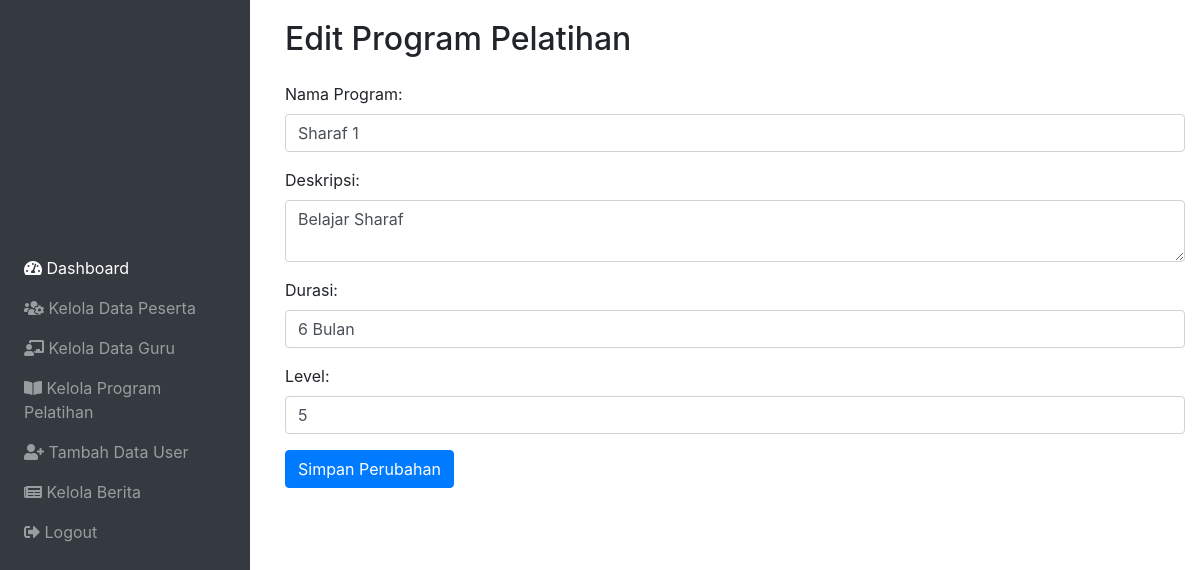
Screenshot of /menu/admin/editprogram.php?id=5 (signed in) with the database file from the repository.
### tables this page shows
CREATE TABLE `program_pelatihan` (
  `id_program` int(11) NOT NULL,
  `nama_program` varchar(100) NOT NULL,
  `deskripsi` text DEFAULT NULL,
  `durasi` varchar(50) DEFAULT NULL,
  `level` varchar(50) DEFAULT NULL
);

### menu/admin/editprogram.php (the view, shortened to what this page needs)
<?php
require '../../controller/koneksi.php';
if (isset($_GET['id'])) {
    $idProgram = $_GET['id'];
    $query = "SELECT * FROM program_pelatihan WHERE id_program = ?";
    $stmt = $koneksi->prepare($query);
    $stmt->bind_param("i", $idProgram);
    $stmt->execute();
    $result = $stmt->get_result();
    $program = $result->fetch_assoc();
} else {
    header("Location: kelolaprogram.php");
    exit();
}
$namaProgram = $program['nama_program'];
$deskripsi = $program['deskripsi'];
$durasi = $program['durasi'];
$level = $program['level'];
?>
<!DOCTYPE html>
<html lang="en">
<head>
    <link rel="stylesheet" href="../../css/keloladata.css">
    <link href="https://stackpath.bootstrapcdn.com/bootstrap/4.5.2/css/bootstrap.min.css" rel="stylesheet">
</head>
<body>
    <?php include('../template/sidebar.php'); ?>
    <div class="container" style="margin-left: 270px; padding-top: 20px;">
        <h2>Edit Program Pelatihan</h2>
        <form action="editprogram.php?id=<?php echo $idProgram; ?>" method="post" class="mt-4">
            <div class="form-group">
                <label for="nama_program">Nama Program:</label>
                <input type="text" name="nama_program" id="nama_program" class="form-control" value="<?php echo htmlspecialchars($namaProgram); ?>" required>
            </div>
            <div class="form-group">
                <label for="deskripsi">Deskripsi:</label>
                <textarea name="deskripsi" id="deskripsi" class="form-control"><?php echo htmlspecialchars($deskripsi); ?></textarea>
            </div>
            <div class="form-group">
                <label for="durasi">Durasi:</label>
                <input type="text" name="durasi" id="durasi" class="form-control" value="<?php echo htmlspecialchars($durasi); ?>">
            </div>
            <div class="form-group">
                <label for="level">Level:</label>
                <input type="text" name="level" id="level" class="form-control" value="<?php echo htmlspecialchars($level); ?>">
            </div>
            <button type="submit" class="btn btn-primary">Simpan Perubahan</button>
        </form>
    </div>
</body>
</html>

### css/keloladata.css (style rules this page uses)
body { font-family: Arial, sans-serif; display: flex; margin: 0; padding: 0; }
button { background-color: #3498db; color: white; }

### css/sidebar.css (style rules this page uses)
body { display: flex; }

### rows the page displays
program_pelatihan: nama_program "Sharaf 1", deskripsi "Belajar Sharaf", durasi "6 Bulan", level "5"
